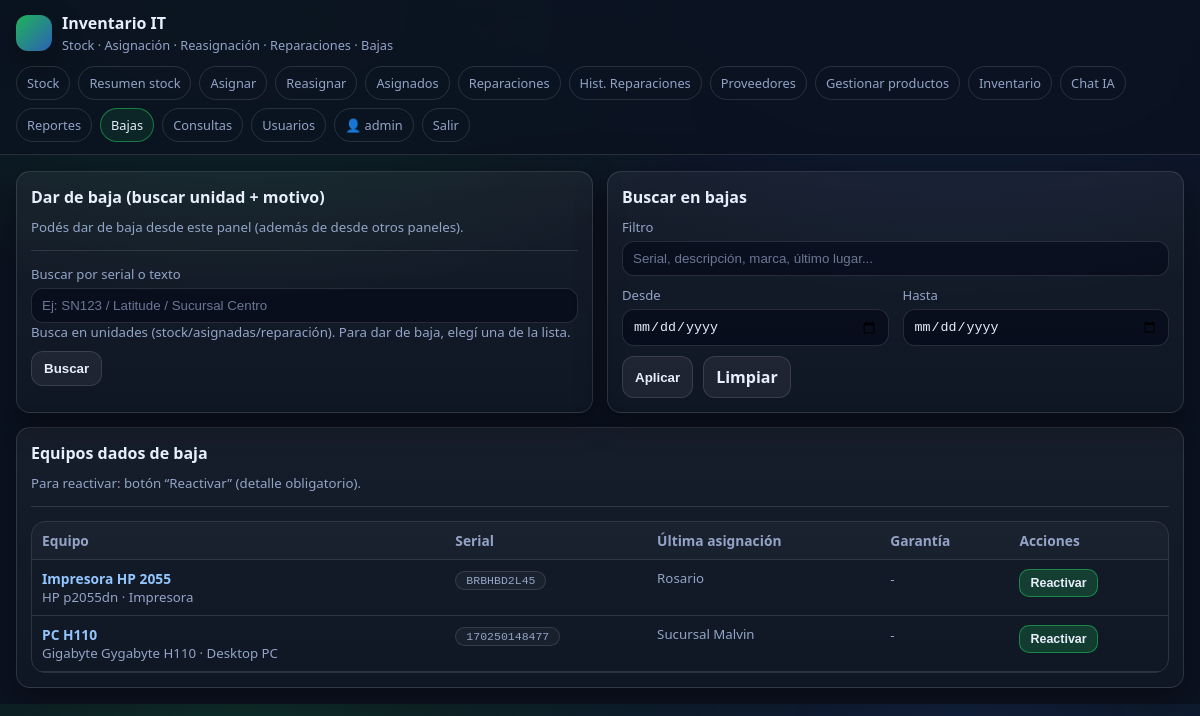
/retired (signed in), run on the app's committed database.
### tables this page shows
CREATE TABLE users (
      id INTEGER PRIMARY KEY AUTOINCREMENT,
      username TEXT UNIQUE NOT NULL,
      password_hash TEXT NOT NULL,
      is_admin INTEGER NOT NULL DEFAULT 0,
      created_at TEXT NOT NULL
    );

CREATE TABLE units (
      id INTEGER PRIMARY KEY AUTOINCREMENT,
      product_id INTEGER NOT NULL REFERENCES products(id) ON DELETE CASCADE,
      serial TEXT,
      status TEXT NOT NULL CHECK(status IN ('IN_STOCK','ASSIGNED','IN_REPAIR','RETIRED')),
      warranty_until TEXT,
      purchase_provider_id INTEGER REFERENCES providers(id),
      sucursal TEXT,
      area TEXT,
      persona TEXT,
      last_sucursal TEXT,
      last_area TEXT,
      last_persona TEXT,
      pc_name TEXT,
      last_pc_name TEXT,
      inventory_number TEXT,
      created_at TEXT NOT NULL,
      updated_at TEXT NOT NULL
    );

CREATE TABLE products (
      id INTEGER PRIMARY KEY AUTOINCREMENT,
      barcode TEXT,
      descripcion TEXT NOT NULL,
      tipo TEXT NOT NULL,
      marca TEXT NOT NULL,
      modelo TEXT NOT NULL,
      proveedor_id INTEGER REFERENCES providers(id),
      created_at TEXT NOT NULL
    );

### app.py (the view)
@app.route("/retired")
@login_required
def retired_page():
    q = (request.args.get("q") or "").strip().lower()
    date_from = (request.args.get("from") or "").strip()
    date_to = (request.args.get("to") or "").strip()
    iso_from, iso_to = norm_date_range(date_from, date_to)
    db = get_db()
    ret_sql = """
      SELECT u.*, p.descripcion, p.tipo, p.marca, p.modelo,
        (SELECT h.created_at FROM history h WHERE h.unit_id=u.id AND h.type='RETIRE' ORDER BY h.created_at DESC LIMIT 1) AS retired_at
      FROM units u JOIN products p ON p.id=u.product_id
      WHERE u.status='RETIRED'
    """
    params = []
    if iso_from:
        ret_sql += " AND (SELECT h.created_at FROM history h WHERE h.unit_id=u.id AND h.type='RETIRE' ORDER BY h.created_at DESC LIMIT 1) >= ?"
        params.append(iso_from)
    if iso_to:
        ret_sql += " AND (SELECT h.created_at FROM history h WHERE h.unit_id=u.id AND h.type='RETIRE' ORDER BY h.created_at DESC LIMIT 1) <= ?"
        params.append(iso_to)
    ret_sql += " ORDER BY p.descripcion COLLATE NOCASE, COALESCE(u.serial,'')"
    units = db.execute(ret_sql, params).fetchall()
    if q:
        units = [u for u in units if q in f"{u['serial'] or ''} {u['descripcion']} {u['marca']} {u['modelo']} {u['tipo']} {u['last_sucursal'] or ''} {u['last_area'] or ''} {u['last_persona'] or ''}".lower()]
    return render_template("retired.html", units=units, q=q, date_from=date_from, date_to=date_to)

### app.py (called while the page is built)
def norm_date_range(date_from: str | None, date_to: str | None):
    df = (date_from or "").strip()
    dt = (date_to or "").strip()
    iso_from = None
    iso_to = None
    if df:
        iso_from = df + "T00:00:00"
    if dt:
        iso_to = dt + "T23:59:59"
    return iso_from, iso_to

def get_db() -> sqlite3.Connection:
    if "db" not in g:
        conn = sqlite3.connect(DB_PATH)
        conn.row_factory = sqlite3.Row
        g.db = conn
        ensure_schema_migrations(g.db)
    return g.db

def ensure_schema_migrations(db):
    try:
        cols = [r["name"] for r in db.execute("PRAGMA table_info(products)").fetchall()]
        if "proveedor_id" not in cols:
            db.execute("ALTER TABLE products ADD COLUMN proveedor_id INTEGER")
            db.commit()
    except Exception:
        pass
    try:
        cols_u = [r["name"] for r in db.execute("PRAGMA table_info(units)").fetchall()]
        if "purchase_provider_id" not in cols_u:
            db.execute("ALTER TABLE units ADD COLUMN purchase_provider_id INTEGER")
            db.commit()
    except Exception:
        pass
    try:
        db.execute("DROP INDEX IF EXISTS idx_products_barcode")
        db.execute("CREATE UNIQUE INDEX IF NOT EXISTS idx_products_barcode_provider ON products(barcode, IFNULL(proveedor_id,0)) WHERE barcode IS NOT NULL AND barcode != ''")
        db.commit()
    except Exception:
        pass

def login_required(fn):
    @wraps(fn)
    def wrapper(*args, **kwargs):
        if not session.get("user_id"):
            return redirect(url_for("login", next=request.path))
        return fn(*args, **kwargs)
    return wrapper

def current_user():
    uid = session.get("user_id")
    if not uid:
        return None
    db = get_db()
    return db.execute("SELECT * FROM users WHERE id = ?", (uid,)).fetchone()

@app.before_request
def _fk_on():
    db = get_db()
    db.execute("PRAGMA foreign_keys=ON;")

@app.teardown_appcontext
def _close(e=None):
    close_db(e)

@app.context_processor
def inject_globals():
    return {"me": current_user()}

### templates/retired.html (shortened to what this page needs)
{% extends "base.html" %}
{% from "_macros.html" import short_date %}
{% set title="Bajas" %}
{% set active="retired" %}
{% block content %}
<div class="grid two">
  <div class="card">
    <h2>Dar de baja (buscar unidad + motivo)</h2>
    <div class="muted">Podés dar de baja desde este panel (además de desde otros paneles).</div>
    <hr class="sep">
    <form id="retireFindForm">
      <div style="grid-column:1/-1;">
        <label>Buscar por serial o texto</label>
        <input id="rfQ" placeholder="Ej: SN123 / Latitude / Sucursal Centro">
        <div class="muted">Busca en unidades (stock/asignadas/reparación). Para dar de baja, elegí una de la lista.</div>
      </div>
      <div style="display:flex; gap:10px; align-items:center;">
        <button class="btn" type="submit">Buscar</button>
      </div>
    </form>
  </div>
  <div class="card">
    <h2>Buscar en bajas</h2>
    <form method="get">
      <div style="grid-column:1/-1;">
        <label>Filtro</label>
        <input name="q" value="{{ q }}" placeholder="Serial, descripción, marca, último lugar...">
      <div class="grid two" style="margin-top:10px;">
        <div><label>Desde</label><input type="date" name="from" value="{{ date_from or '' }}"></div>
        <div><label>Hasta</label><input type="date" name="to" value="{{ date_to or '' }}"></div>
      </div>
      </div>
      <div style="display:flex; gap:10px;">
        <button class="btn" type="submit">Aplicar</button>
        <a class="btn" href="{{ url_for('retired_page') }}">Limpiar</a>
      </div>
    </form>
  </div>
</div>
<div class="card" style="margin-top:14px;">
  <h2>Equipos dados de baja</h2>
  <div class="muted">Para reactivar: botón “Reactivar” (detalle obligatorio).</div>
  <hr class="sep">
  <div class="table-wrap">
    <table>
      <thead>
        <tr><th>Equipo</th><th>Serial</th><th>Última asignación</th><th>Garantía</th><th>Acciones</th></tr>
      </thead>
      <tbody>
        {% for u in units %}
        <tr>
          <td><a href="#" class="js-info" data-kind="unit" data-id="{{ u.id }}"><b>{{ u.descripcion }}</b></a><div class="muted">{{ u.marca }} {{ u.modelo }} · {{ u.tipo }}</div></td>
          <td>{% if u.serial %}<a href="#" class="js-info" data-kind="unit" data-id="{{ u.id }}"><span class="badge mono">{{ u.serial }}</span></a>{% else %}<span class="muted">SIN SERIAL</span>{% endif %}</td>
          <td class="muted">{{ u.last_sucursal or "-" }}{% if u.last_area %} · {{ u.last_area }}{% endif %}{% if u.last_persona %} · {{ u.last_persona }}{% endif %}</td>
          <td>{% if u.warranty_until %}<span class="badge">{{ u.warranty_until }}</span>{% else %}<span class="muted">-</span>{% endif %}</td>
          <td>
            <button class="btn primary small" type="button"
              onclick="modal.open({action:'restore', unitId:'{{ u.id }}', title:'Reactivar desde BAJA', sub:'<b>{{ u.descripcion|e }}</b> · {{ (u.serial or 'SIN SERIAL')|e }}', showLoc:true, showProv:false});">Reactivar</button>
          </td>
        </tr>
        {% endfor %}
      </tbody>
    </table>
  </div>
</div>
{% endblock %}

### templates/base.html (shortened to what this page needs)
{% from "_macros.html" import short_date %}
<!doctype html>
<html lang="es">
<head>
  <link rel="stylesheet" href="{{ url_for('static', filename='style.css') }}">
</head>
<body>
  <div class="topbar">
    <div class="nav">
      <div class="brand">
        <div class="logo"></div>
        <div>
          <h1>Inventario IT</h1>
          <div class="sub">Stock · Asignación · Reasignación · Reparaciones · Bajas</div>
        </div>
      </div>
      <div class="menu">
        {% if me %}
          <a class="pill {% if active=='stock' %}active{% endif %}" href="{{ url_for('stock') }}">Stock</a>
          <a class="pill {% if active=='stock_all' %}active{% endif %}" href="{{ url_for('stock_all') }}">Resumen stock</a>
          <a class="pill {% if active=='assign' %}active{% endif %}" href="{{ url_for('assign_page') }}">Asignar</a>
          <a class="pill {% if active=='reassign' %}active{% endif %}" href="{{ url_for('reassign_page') }}">Reasignar</a>
          <a class="pill {% if active=='assigned' %}active{% endif %}" href="{{ url_for('assigned_page') }}">Asignados</a>
          <a class="pill {% if active=='repairs' %}active{% endif %}" href="{{ url_for('repairs_page') }}">Reparaciones</a>
          <a class="pill {% if active=='repairs_history' %}active{% endif %}" href="{{ url_for('repairs_history_page') }}">Hist. Reparaciones</a>
          <a class="pill {% if active=='providers' %}active{% endif %}" href="{{ url_for('providers_page') }}">Proveedores</a>
        <a class="pill {% if active=='manage_products' %}active{% endif %}" href="{{ url_for('manage_products_page') }}">Gestionar productos</a>
        <a class="pill {% if active=='inventory' %}active{% endif %}" href="{{ url_for('inventory_page') }}">Inventario</a>
        <a class="pill {% if active=='ai_chat' %}active{% endif %}" href="{{ url_for('ai_chat_page') }}">Chat IA</a>
        <a class="pill {% if active=='reports' %}active{% endif %}" href="{{ url_for('reports_page') }}">Reportes</a>
          <a class="pill {% if active=='retired' %}active{% endif %}" href="{{ url_for('retired_page') }}">Bajas</a>
          <a class="pill {% if active=='queries' %}active{% endif %}" href="{{ url_for('queries_page') }}">Consultas</a>
          {% if me.is_admin %}
            <a class="pill {% if active=='users' %}active{% endif %}" href="{{ url_for('users_page') }}">Usuarios</a>
          {% endif %}
          <span class="pill">👤 {{ me.username }}</span>
          <a class="pill" href="{{ url_for('logout') }}">Salir</a>
        {% endif %}
      </div>
    </div>
  </div>
  <div class="container">
    {% block content %}{% endblock %}
  </div>
</body>
</html>

### static/style.css (style rules this page uses)
:root { --bg: #0b1220; --panel: #0f1a2f; --card: #0c1629; --muted: #93a4c7; --text: #e7eefc; --border: rgba(255,255,255,.12); --accent: #22c55e; --warn: #f59e0b; --danger: #ef4444; --link: #93c5fd; --shadow: 0 10px 30px rgba(0,0,0,.35); --mono: ui-monospace, SFMono-Regular, Menlo, Monaco, Consolas, "Liberation Mono", monospace; }
* { box-sizing:border-box; }
body { margin:0; font-family: system-ui, -apple-system, Segoe UI, Roboto, sans-serif; background: radial-gradient(900px 500px at 20% 0%, rgba(34,197,94,.15), transparent 60%), radial-gradient(900px 500px at 80% 0%, rgba(59,130,246,.12), transparent 60%), var(--bg); color: var(--text); }
a { color: var(--link); text-decoration:none; }
.topbar { position:sticky; top:0; z-index:20; background: rgba(11,18,32,.85); backdrop-filter: blur(10px); border-bottom:1px solid var(--border); }
.nav { max-width:1200px; margin:0 auto; padding:12px 16px; display:flex; gap:12px; align-items:center; justify-content:space-between; flex-wrap:wrap; }
.brand { display:flex; gap:10px; align-items:center; }
.logo { width:36px; height:36px; border-radius:12px; background: linear-gradient(135deg, rgba(34,197,94,.9), rgba(59,130,246,.7)); box-shadow: var(--shadow); }
.brand h1 { margin:0; font-size:1rem; }
.brand .sub { color: var(--muted); font-size:.8rem; margin-top:2px; }
.menu { display:flex; flex-wrap:wrap; gap:8px; align-items:center; }
.pill { padding:7px 10px; border:1px solid var(--border); border-radius:999px; color: var(--muted); font-size:.8rem; }
.pill.active { border-color: rgba(34,197,94,.55); color: var(--text); background: rgba(34,197,94,.10); }
.container { max-width:1200px; margin:0 auto; padding:16px; }
.grid { display:grid; grid-template-columns: 1fr; gap:14px; }
@media (min-width: 900px) { .grid.two { grid-template-columns: 1fr 1fr; } }
.card { background: linear-gradient(180deg, rgba(255,255,255,.05), rgba(255,255,255,.02)); border: 1px solid var(--border); border-radius: 14px; padding:14px; box-shadow: var(--shadow); }
.card h2 { margin:0 0 10px 0; font-size:1rem; }
.muted { color: var(--muted); font-size:.83rem; }
hr.sep { border:none; border-top:1px solid var(--border); margin:14px 0; }
form { display:grid; grid-template-columns: repeat(auto-fit, minmax(210px, 1fr)); gap:10px 12px; align-items:end; }
label { display:block; margin:0 0 5px 0; color: var(--muted); font-size:.82rem; }
input, select, textarea { width:100%; padding:9px 10px; border-radius:12px; border:1px solid var(--border); background: rgba(2,6,23,.55); color: var(--text); outline:none; }
input::placeholder, textarea::placeholder { color: rgba(147,164,199,.7); }
.btn { padding:9px 12px; border-radius:12px; border:1px solid var(--border); background: rgba(255,255,255,.06); color: var(--text); cursor:pointer; font-weight:600; }
.btn.primary { background: rgba(34,197,94,.22); border-color: rgba(34,197,94,.55); }
.btn.small { padding:6px 10px; border-radius:10px; font-size:.78rem; font-weight:700; }
.table-wrap { overflow:auto; border-radius:14px; border:1px solid var(--border); }
table { width:100%; border-collapse:collapse; font-size:.86rem; min-width: 860px; }
th, td { padding:9px 10px; border-bottom:1px solid var(--border); vertical-align:top; }
th { text-align:left; color: var(--muted); background: rgba(255,255,255,.03); position:sticky; top:0; }
.badge { display:inline-block; padding:2px 10px; border-radius:999px; border:1px solid var(--border); font-size:.72rem; color: var(--muted); background: rgba(255,255,255,.04); }
.badge.mono { font-family: var(--mono); }

### data on the page
users: username "admin"
units: descripcion "Impresora HP 2055", marca "HP", modelo "p2055dn", tipo "Impresora", serial "BRBHBD2L45", last_sucursal "Rosario"
units: descripcion "PC H110", marca "Gigabyte", modelo "Gygabyte H110", tipo "Desktop PC", serial "170250148477", last_sucursal "Sucursal Malvin"
